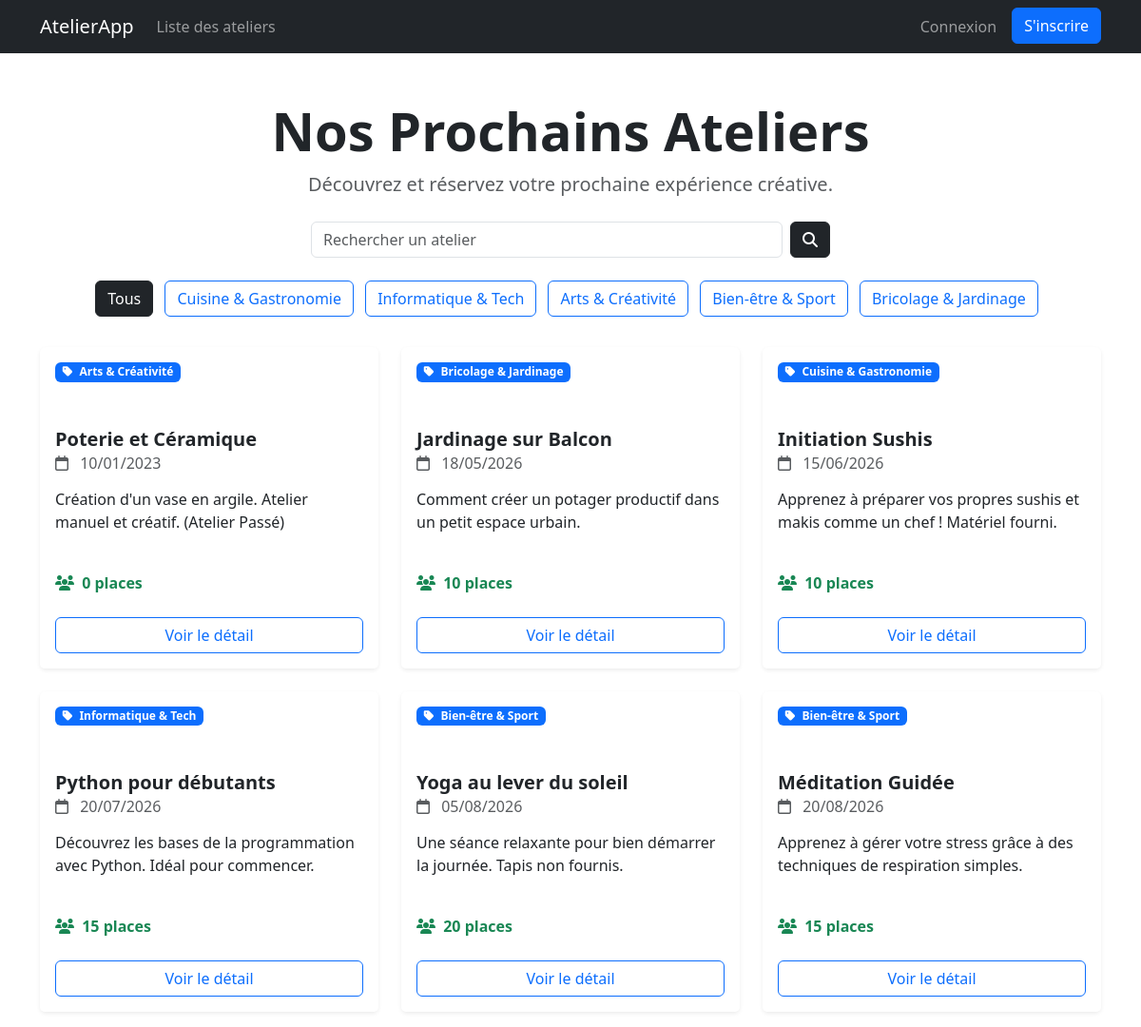
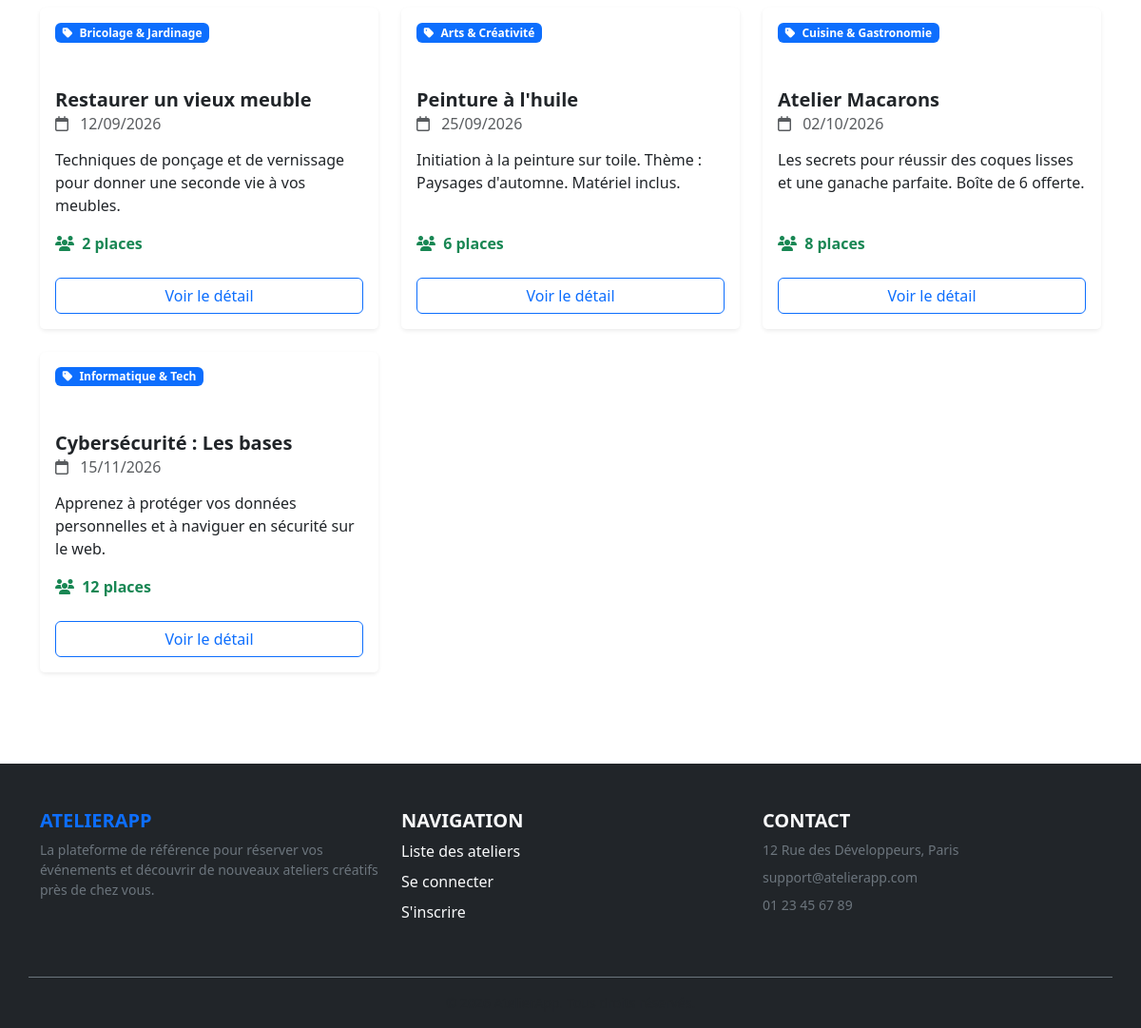
/index.php?controller=workshop&action=workshopList, run on the app's committed database (2 pictures, top to bottom).
### tables this page shows
CREATE TABLE IF NOT EXISTS `categories` (
  `id_categories` int NOT NULL AUTO_INCREMENT,
  `name_categories` varchar(100) DEFAULT NULL,
  PRIMARY KEY (`id_categories`)
);

CREATE TABLE IF NOT EXISTS `workshops` (
  `id_workshops` int NOT NULL AUTO_INCREMENT,
  `title_workshops` varchar(100) DEFAULT NULL,
  `description_workshops` text,
  `date_workshops` date DEFAULT NULL,
  `availability_workshops` int DEFAULT NULL,
  `id_categories` int NOT NULL,
  PRIMARY KEY (`id_workshops`),
  KEY `id_categories` (`id_categories`)
);

### controller/Controller.php (called while the page is built, shortened)
<?php
abstract class Controller
{
    protected function render(string $path, array $data = [])
    {
        extract($data);
        include dirname(__DIR__) . "/views/" . $path . ".php";
        $content = ob_get_clean();
        include dirname(__DIR__) . "/views/base.php";
    }
}
?>

### controller/WorkshopController.php (called while the page is built, shortened)
<?php
class WorkshopController extends Controller
{
    public function workshopList()
    {
        $workshopModel = new WorkshopModel();
        $categoryModel = new CategoryModel();
        $currentCategory = null;
        $searchQuery = null;
        $categories = $categoryModel->findAll();
        if (isset($_GET["search"]) && !empty($_GET["search"])) {
            $searchQuery = htmlspecialchars($_GET["search"]);
            $workshops = $workshopModel->searchWorkshop($searchQuery);
        } elseif (isset($_GET["category"]) && !empty($_GET["category"])) {
            $idCategory = (int)$_GET["category"];
            $workshops = $workshopModel->findByCategory($idCategory);
            $currentCategory = $idCategory;
        } else {
            $workshops = $workshopModel->findAll();
            $currentCategory = null;
        }
        $this->render("workshop/workshopList", [
            "workshops" => $workshops,
            "categories" => $categories,
            "currentCategory" => $currentCategory,
            "searchQuery" => $searchQuery
        ]);
    }
}
?>

### public/index.php (called while the page is built, shortened)
<?php
include "../Autoloader.php";
$route = new Router();
$route->routes();
?>

### Autoloader.php (called while the page is built, shortened)
<?php
class Autoloader{
    static function autoload($class){
        $class = str_replace(__NAMESPACE__."\\","",$class);
        $class = str_replace("\\","/",$class);
    }
}
?>

### core/DbConnect.php (called while the page is built, shortened)
<?php
class DbConnect {
    public function __construct()
    {
        try{
            $this->connection = new PDO("mysql:host=" . self::SERVER . ";dbname=" . self::BASE, self::USER, self::PASSWORD);
        } catch(Exception $e) {
            die("Erreur : " . $e->getMessage());
        }
    }
}
?>

### models/CategoryModel.php (called while the page is built, shortened)
<?php
class CategoryModel extends DbConnect {
    public function findAll()
    {
        $this->request = "SELECT * FROM categories";
        $result = $this->connection->query($this->request);
        return $result->fetchAll();
    }
}
?>

### models/WorkshopModel.php (called while the page is built, shortened)
<?php
class WorkshopModel extends DbConnect {
    public function findAll()
    {
        $this->request = "SELECT w.*, c.name_categories
                        FROM workshops w
                        INNER JOIN categories c ON w.id_categories = c.id_categories
                        ORDER BY w.date_workshops ASC";
        $result = $this->connection->query($this->request);
        return $result->fetchAll();
    }
}
?>

### views/workshop/workshopList.php (the view, shortened to what this page needs)
<div class="row mb-4">
    <div class="col-12 text-center">
        <h1 class="display-4 fw-bold">Nos Prochains Ateliers</h1>
        <p class="lead text-muted">Découvrez et réservez votre prochaine expérience créative.</p>
        <div class="row justify-content-center mt-4">
            <div class="col-md-6">
                <form action="index.php" method="GET" class="d-flex">
                    <input type="text" name="search" class="form-control me-2"
                           placeholder="Rechercher un atelier"
                           value="<?= isset($searchQuery) ? $searchQuery : '' ?>">
                    <button type="submit" class="btn btn-dark">
                        <i class="fa-solid fa-search"></i>
                    </button>
                </form>
            </div>
        </div>
        <div class="mt-4">
            <a href="index.php?controller=workshop&action=workshopList"
               class="btn <?= ($currentCategory === null) ? 'btn-dark' : 'btn-outline-dark' ?> me-2 mb-2">
                Tous
            </a>
            <?php foreach($categories as $cat){ ?>
                <a href="index.php?controller=workshop&action=workshopList&category=<?= $cat->id_categories ?>"
                   class="btn <?= ($currentCategory == $cat->id_categories) ? 'btn-primary' : 'btn-outline-primary' ?> me-2 mb-2">
                   <?= htmlspecialchars($cat->name_categories) ?>
                </a>
            <?php } ?>
        </div>
    </div>
</div>
<div class="row">
    <?php if(empty($workshops)){ ?>
        <div class="col-12">
            <div class="alert alert-info text-center">
                <i class="fa-solid fa-info-circle me-2"></i> Aucun atelier disponible pour le moment.
            </div>
        </div>
    <?php }else{ ?>
        <?php foreach($workshops as $workshop){ ?>
            <div class="col-md-4 mb-4">
                <div class="card h-100 shadow-sm border-0 hover-card">
                    <div class="card-header bg-transparent border-0 pt-3">
                        <div class="d-flex justify-content-between align-items-center mb-4">
                            <span class="badge bg-primary">
                                <i class="fa-solid fa-tag me-1"></i> <?= htmlspecialchars($workshop->name_categories) ?>
                            </span>
                        </div>
                    </div>
                    <div class="card-body">
                        <h5 class="card-title fw-bold"><?= htmlspecialchars($workshop->title_workshops) ?></h5>
                        <h6 class="card-subtitle mb-3 text-muted">
                            <i class="fa-regular fa-calendar me-2"></i>
                            <?= date("d/m/Y", strtotime($workshop->date_workshops)) ?>
                        </h6>
                        <p class="card-text description-truncate">
                            <?= htmlspecialchars($workshop->description_workshops) ?>
                        </p>
                        <div class="d-flex justify-content-between align-items-center mt-3">
                            <span class="text-success fw-bold">
                                <i class="fa-solid fa-users me-1"></i>
                                <?= $workshop->availability_workshops ?> places
                            </span>
                        </div>
                    </div>
                    <div class="card-footer bg-white border-top-0 pb-3">
                        <div class="d-grid">
                            <a href="index.php?controller=workshop&action=workshopDetail&id=<?= $workshop->id_workshops ?>" class="btn btn-outline-primary">
                                Voir le détail
                            </a>
                        </div>
                    </div>
                </div>
            </div>
        <?php } ?>
    <?php } ?>
</div>

### core/Router.php (shortened to what this page needs)
<?php
class router
{
    public function routes()
    {
        $controller = (isset($_GET["controller"]) ? ucfirst(array_shift($_GET)) : "auth");
        $controller = "\\App\\controller\\" . $controller . "controller";
        $action = (isset($_GET["action"]) ? array_shift($_GET) : "register");
        if (class_exists($controller)) {
            $controller = new $controller();
            if (method_exists($controller, $action)) {
               (isset($_GET)) ? $controller->$action($_GET) : $controller->$action();
            } else {
                http_response_code(404);
                echo "Erreur 404 : La méthode " . htmlspecialchars($action) . " n'existe pas.";
            }
        } else {
            http_response_code(404);
            echo "Erreur 404 : Le contrôleur " . htmlspecialchars($controller) . " n'existe pas.";
        }
    }
}
?>

### views/base.php (shortened to what this page needs)
<!DOCTYPE html>
<html lang="fr">
<head>
    <link href="https://cdn.jsdelivr.net/npm/bootstrap@5.3.0/dist/css/bootstrap.min.css" rel="stylesheet">
    <link rel="stylesheet" href="https://cdnjs.cloudflare.com/ajax/libs/font-awesome/6.4.0/css/all.min.css">
    <link href="assets/style.css" rel="stylesheet">
</head>
<body>
    <header>
        <nav class="navbar navbar-expand-lg navbar-dark bg-dark mb-4">
            <div class="container">
                <a class="navbar-brand" href="index.php?controller=workshop&action=workshopList">AtelierApp</a>
                <div class="collapse navbar-collapse" id="navbarNav">
                    <ul class="navbar-nav me-auto">
                        <li class="nav-item">
                            <a class="nav-link" href="index.php?controller=workshop&action=workshopList">Liste des ateliers</a>
                        </li>
                    </ul>
                <ul class="navbar-nav ms-auto">
                    <?php if (isset($_SESSION["user"]) && !empty($_SESSION["user"])){ ?>
                        <?php if (isset($_SESSION["user"]["id_role"]) && $_SESSION["user"]["id_role"] == 1){ ?>
                            <li class="nav-item dropdown">
                                <a class="nav-link dropdown-toggle" href="#" role="button" data-bs-toggle="dropdown">Administration</a>
                                <ul class="dropdown-menu">
                                    <li><a class="dropdown-item" href="index.php?controller=admin&action=allCategories">Gérer les catégories</a></li>
                                    <li><hr class="dropdown-divider"></li>
                                    <li><a class="dropdown-item" href="index.php?controller=admin&action=reservations">Toutes les réservations</a></li>
                                </ul>
                            </li>
                        <?php } ?>
                        <li class="nav-item">
                            <a class="nav-link" href="index.php?controller=reservation&action=reservationList">Mes réservations</a>
                        </li>
                        <li class="nav-item d-flex align-items-center">
                            <div class="text-white mx-2">Bonjour, <?= htmlspecialchars($_SESSION["user"]["name_user"]) ?></div>
                        </li>
                        <li class="nav-item">
                            <a class="btn btn-outline-danger btn-sm ms-2" href="index.php?controller=auth&action=logout">Se déconnecter</a>
                        </li>
                    <?php }else{ ?>
                        <li class="nav-item">
                            <a class="nav-link" href="index.php?controller=auth&action=login">Connexion</a>
                        </li>
                        <li class="nav-item">
                            <a class="btn btn-primary ms-2" href="index.php?controller=auth&action=register">S'inscrire</a>
                        </li>
                    <?php } ?>
                </ul>
                </div>
            </div>
            </nav>
    </header>
    <main class="container py-4 mb-5">
        <?= $content ?>
    </main>
    <footer class="bg-dark text-light pt-5 pb-3 mt-auto">
        <div class="container">
            <div class="row">
                <div class="col-md-4 mb-4">
                    <h5 class="text-uppercase fw-bold text-primary">AtelierApp</h5>
                    <p class="small text-secondary">
                        La plateforme de référence pour réserver vos événements et découvrir de nouveaux ateliers créatifs près de chez vous.
                    </p>
                </div>
                <div class="col-md-4 mb-4">
                    <h5 class="text-uppercase fw-bold">Navigation</h5>
                    <ul class="list-unstyled">
                        <li class="mb-2">
                            <a href="index.php?controller=workshop&action=workshopList" class="text-decoration-none text-light hover-primary">
                                Liste des ateliers
                            </a>
                        </li>
                        <li class="mb-2">
                            <a href="index.php?controller=auth&action=login" class="text-decoration-none text-light hover-primary">
                                Se connecter
                            </a>
                        </li>
                        <li class="mb-2">
                            <a href="index.php?controller=auth&action=register" class="text-decoration-none text-light hover-primary">
                                S'inscrire
                            </a>
                        </li>
                    </ul>
                </div>
                <div class="col-md-4 mb-4">
                    <h5 class="text-uppercase fw-bold">Contact</h5>
                    <ul class="list-unstyled text-secondary small">
                        <li class="mb-2">12 Rue des Développeurs, Paris</li>
                        <li class="mb-2">support@atelierapp.com</li>
                        <li class="mb-2">01 23 45 67 89</li>
                    </ul>
                </div>
            </div>
            <div class="row mt-3 border-top border-secondary pt-3">
                <div class="col-12 text-center">
                    <p class="small text-muted mb-0">&copy; 2026 AtelierApp. Tous droits réservés.</p>
                </div>
            </div>
        </div>
    </footer>
</body>
</html>

### public/assets/style.css (style rules this page uses)
.hover-card { transition: transform 0.3s ease, box-shadow 0.3s ease; }
.description-truncate { display: -webkit-box; -webkit-line-clamp: 3; -webkit-box-orient: vertical; overflow: hidden; text-overflow: ellipsis; min-height: 4.5em; }

### data on the page
categories: name_categories "Cuisine & Gastronomie"
categories: name_categories "Informatique & Tech"
categories: name_categories "Arts & Créativité"
categories: name_categories "Bien-être & Sport"
categories: name_categories "Bricolage & Jardinage"
workshops: id_categories.name_categories "Arts & Créativité", title_workshops "Poterie et Céramique", date_workshops "10/01/2023", description_workshops "Création d'un vase en argile. Atelier manuel et créatif. (Atelier Passé)", availability_workshops "0"
workshops: id_categories.name_categories "Bricolage & Jardinage", title_workshops "Jardinage sur Balcon", date_workshops "18/05/2026", description_workshops "Comment créer un potager productif dans un petit espace urbain.", availability_workshops "10"
workshops: id_categories.name_categories "Cuisine & Gastronomie", title_workshops "Initiation Sushis", date_workshops "15/06/2026", description_workshops "Apprenez à préparer vos propres sushis et makis comme un chef ! Matériel fourni.", availability_workshops "10"
workshops: id_categories.name_categories "Informatique & Tech", title_workshops "Python pour débutants", date_workshops "20/07/2026", description_workshops "Découvrez les bases de la programmation avec Python. Idéal pour commencer.", availability_workshops "15"
workshops: id_categories.name_categories "Bien-être & Sport", title_workshops "Yoga au lever du soleil", date_workshops "05/08/2026", description_workshops "Une séance relaxante pour bien démarrer la journée. Tapis non fournis.", availability_workshops "20"
workshops: id_categories.name_categories "Bien-être & Sport", title_workshops "Méditation Guidée", date_workshops "20/08/2026", description_workshops "Apprenez à gérer votre stress grâce à des techniques de respiration simples.", availability_workshops "15"
workshops: id_categories.name_categories "Bricolage & Jardinage", title_workshops "Restaurer un vieux meuble", date_workshops "12/09/2026", description_workshops "Techniques de ponçage et de vernissage pour donner une seconde vie à vos meubles.", availability_workshops "2"
workshops: id_categories.name_categories "Arts & Créativité", title_workshops "Peinture à l'huile", date_workshops "25/09/2026", description_workshops "Initiation à la peinture sur toile. Thème : Paysages d'automne. Matériel inclus.", availability_workshops "6"
workshops: id_categories.name_categories "Cuisine & Gastronomie", title_workshops "Atelier Macarons", date_workshops "02/10/2026", description_workshops "Les secrets pour réussir des coques lisses et une ganache parfaite. Boîte de 6 offerte.", availability_workshops "8"
workshops: id_categories.name_categories "Informatique & Tech", title_workshops "Cybersécurité : Les bases", date_workshops "15/11/2026", description_workshops "Apprenez à protéger vos données personnelles et à naviguer en sécurité sur le web.", availability_workshops "12"
